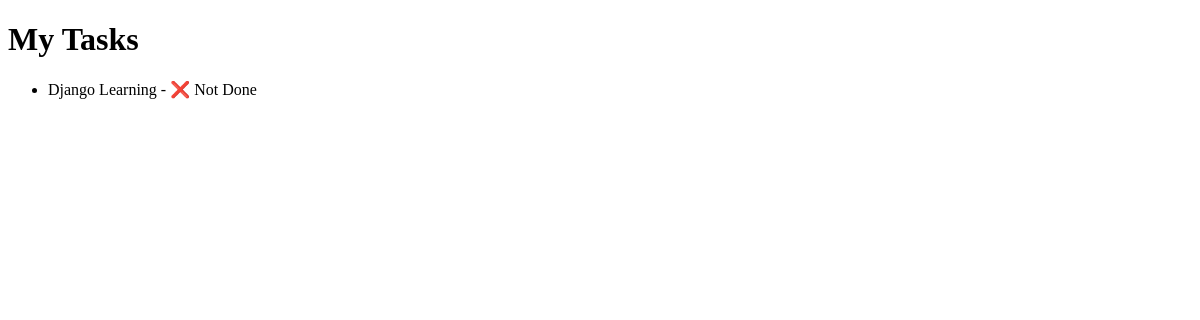
/tasks/, run on an earlier commit of the app's database.
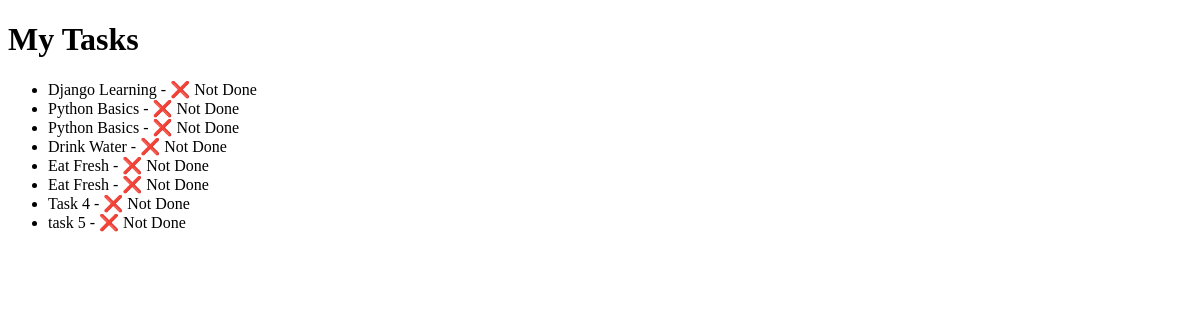
And on a later commit of the database.
### task_app/models.py (models this page shows, shortened)
class Task(models.Model):
    title = models.CharField(max_length=100)
    description = models.TextField()
    completed = models.BooleanField(default=False)

### task_app/views.py (the view)
# urls.py: path('',views.task_list,name='task_list'),
def task_list(request):
    tasks = Task.objects.all()
    return render(request, 'task_app/task_list.html', {'tasks': tasks})

### task_app/templates/task_app/task_list.html (shortened to what this page needs)
<!DOCTYPE html>
<html lang="eng">
<head>
</head>
<body>
    <h1>My Tasks</h1>
    <ul>
        {% for task in tasks %}
            <li>
                {{ task.title }} -
                {% if task.completed %}
                    ✅ Done
                {% else %}
                    ❌ Not Done
                {% endif %}
            </li>
        {% endfor %}
    </ul>
</body>
</html>

What changed in the data, as far as the page shows it:
added Task: title "Python Basics", completed "❌ Not Done"
added Task: title "Python Basics", completed "❌ Not Done"
added Task: title "Drink Water", completed "❌ Not Done"
added Task: title "Eat Fresh", completed "❌ Not Done"
added Task: title "Eat Fresh", completed "❌ Not Done"
added Task: title "Task 4", completed "❌ Not Done"
added Task: title "task 5", completed "❌ Not Done"
